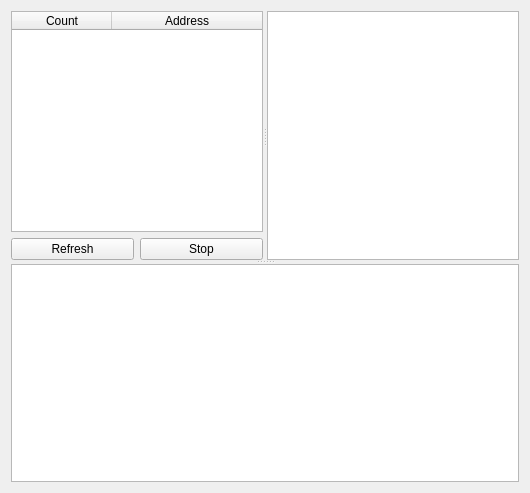
<?xml version="1.0" encoding="UTF-8"?>
<ui version="4.0">
 <class>Form</class>
 <widget class="QWidget" name="Form">
  <property name="geometry">
   <rect>
    <x>0</x>
    <y>0</y>
    <width>530</width>
    <height>493</height>
   </rect>
  </property>
  <property name="windowTitle">
   <string>Form</string>
  </property>
  <layout class="QGridLayout" name="gridLayout">
   <item row="0" column="0">
    <widget class="QSplitter" name="splitter_2">
     <property name="orientation">
      <enum>Qt::Vertical</enum>
     </property>
     <widget class="QSplitter" name="splitter">
      <property name="orientation">
       <enum>Qt::Horizontal</enum>
      </property>
      <widget class="QWidget" name="layoutWidget">
       <layout class="QVBoxLayout" name="verticalLayout">
        <item>
         <widget class="QTableWidget" name="tableWidget_Opcodes">
          <property name="editTriggers">
           <set>QAbstractItemView::NoEditTriggers</set>
          </property>
          <property name="selectionMode">
           <enum>QAbstractItemView::SingleSelection</enum>
          </property>
          <property name="selectionBehavior">
           <enum>QAbstractItemView::SelectRows</enum>
          </property>
          <property name="wordWrap">
           <bool>false</bool>
          </property>
          <attribute name="horizontalHeaderStretchLastSection">
           <bool>true</bool>
          </attribute>
          <attribute name="verticalHeaderVisible">
           <bool>false</bool>
          </attribute>
          <attribute name="verticalHeaderMinimumSectionSize">
           <number>16</number>
          </attribute>
          <attribute name="verticalHeaderDefaultSectionSize">
           <number>16</number>
          </attribute>
          <column>
           <property name="text">
            <string>Count</string>
           </property>
          </column>
          <column>
           <property name="text">
            <string>Address</string>
           </property>
          </column>
         </widget>
        </item>
        <item>
         <layout class="QHBoxLayout" name="horizontalLayout">
          <item>
           <widget class="QPushButton" name="pushButton_Refresh">
            <property name="text">
             <string>Refresh</string>
            </property>
           </widget>
          </item>
          <item>
           <widget class="QPushButton" name="pushButton_Stop">
            <property name="text">
             <string>Stop</string>
            </property>
           </widget>
          </item>
         </layout>
        </item>
       </layout>
      </widget>
      <widget class="QTextBrowser" name="textBrowser_Info"/>
     </widget>
     <widget class="QTextBrowser" name="textBrowser_Disassemble"/>
    </widget>
   </item>
  </layout>
 </widget>
 <resources/>
 <connections/>
</ui>
